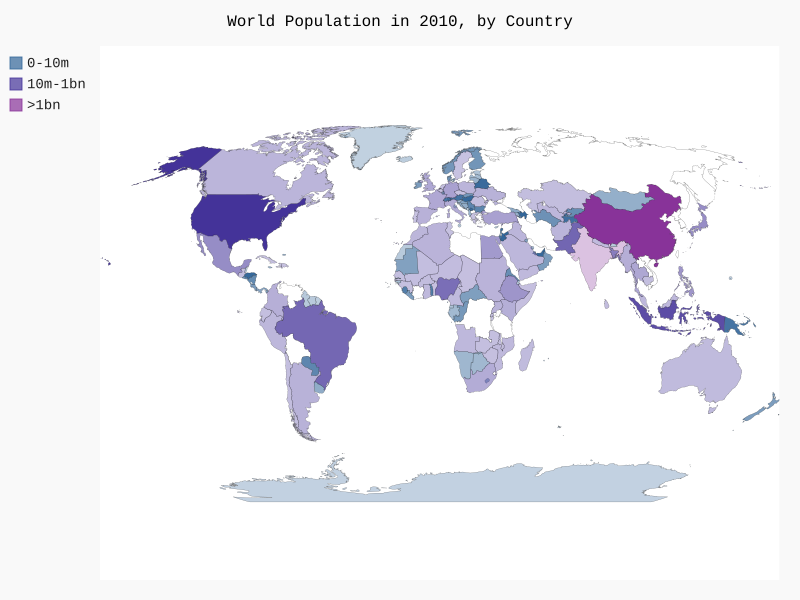

Recreate this plot in Python.
import json 

import pygal.maps as pm
from pygal.style import RotateStyle as style

from country_codes import get_country_codes

#load data into a list 
filename = "./world_population.json"
with open(filename) as fn:
    #makes the data into a python list of dict Ks:country, population
    pop_data = json.load(fn)

#Build a dict of population data
cc_populations = {}

# print the 2010 population for each country 
for data_point in pop_data:
    country_name = data_point["country"]
    country_code = get_country_codes(country_name)

    try: 
        country_population = int(data_point["population"])
        
    except ValueError:
            print(country_population, "Missing data point")

    if country_code:
        cc_populations[country_code] = country_population

#Group Country into 3 population levels
cc_pops_1, cc_pops_2, cc_pops_3 = {}, {}, {}
for cc, pop in cc_populations.items():
    if pop < 10000000:
          cc_pops_1[cc] = pop
    elif pop < 1000000000:
        cc_pops_2[cc] = pop
    else: 
        cc_pops_3[cc] = pop

wm_style = style('#336699')
wm = pm.world.World(style=wm_style)
wm.title = "World Population in 2010, by Country"
wm.add('0-10m', cc_pops_1)
wm.add('10m-1bn', cc_pops_2)
wm.add('>1bn', cc_pops_3)

wm.render_to_file('world_population.svg')
